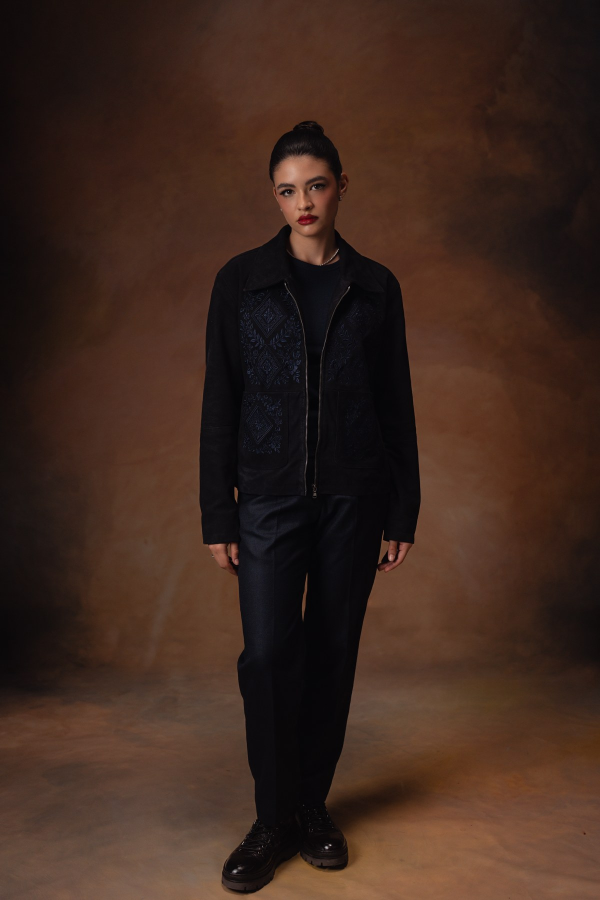
#> input picture assets/collection/nocturne/insolence/insolence_editorial_1.jpg, 1200 x 1800 px, found by its file name (shown at 1/2 size); its folder holds 4 pictures in this run
$ python match_insolence_orig.py
#> lines starting #> are read from the running program, lines starting #| are printed output that depends on the picture; pictures that were not available may be replaced by others from this repository, and a replacement may not be noted
import os
from PIL import Image

for i in range(1, 5):
    p = f"assets/collection/nocturne/insolence/insolence_editorial_{i}.jpg"
    im = Image.open(p).resize((60, 90)).convert('RGB')
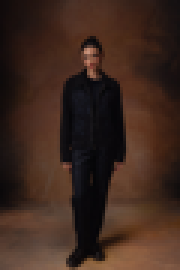
#> im: PIL image 60x90 RGB (shown 3 times larger); mean R, G, B 61.7, 40, 30.3

    # find best match in jackets_original
    best_diff = 999999999
    best_f = None
    for f in os.listdir('jackets_original'):
        if not f.startswith(('resized_', 'compressed_')):
            fp = os.path.join('jackets_original', f)
            try:
                oim = Image.open(fp).resize((60, 90)).convert('RGB')
                diff = sum(abs(im.getpixel((x, y))[c] - oim.getpixel((x, y))[c]) for y in range(90) for x in range(60) for c in range(3))
#> diff = 0
                if diff < best_diff:
                    best_diff = diff
#> best_diff = 0
                    best_f = f
            except:
                pass
    print(f"insolence_editorial_{i}.jpg matches: {best_f} (diff={best_diff})")
#| insolence_editorial_1.jpg matches: insolence_editorial_1.jpg (diff=0)
#> pass 2 of the loop `for i in range(1, 5):`:
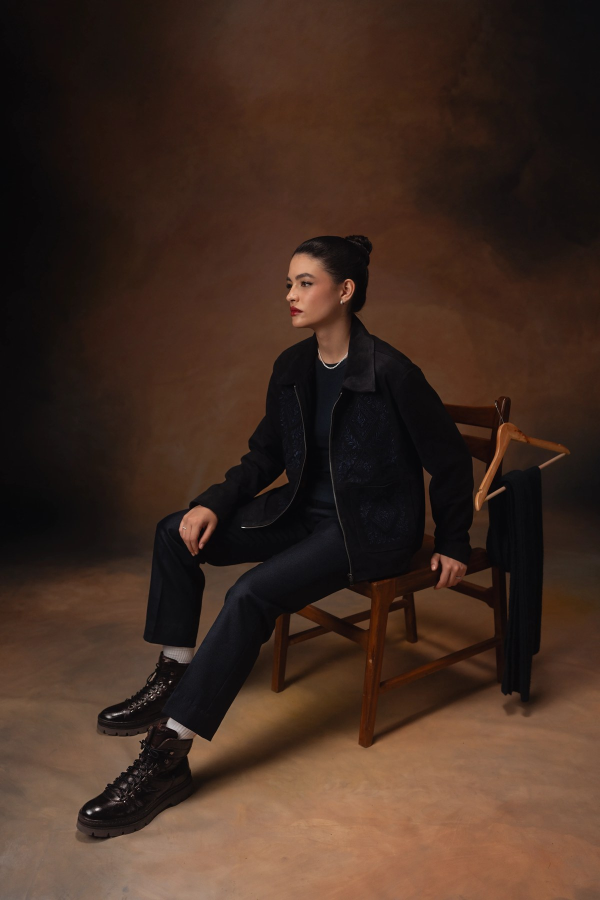
#> input picture assets/collection/nocturne/insolence/insolence_editorial_2.jpg, 1200 x 1800 px, found by its file name (shown at 1/2 size)
#> `im = Image.open(p).resize((60, 90)).convert('RGB')`:
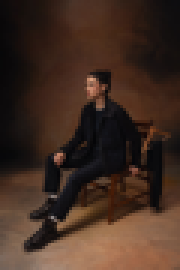
#> im: PIL image 60x90 RGB (shown 3 times larger); mean R, G, B 65.5, 44.6, 33.7
#> diff = 363791
#| insolence_editorial_2.jpg matches: insolence_editorial_1.jpg (diff=363791)
#> pass 3 of the loop `for i in range(1, 5):`:
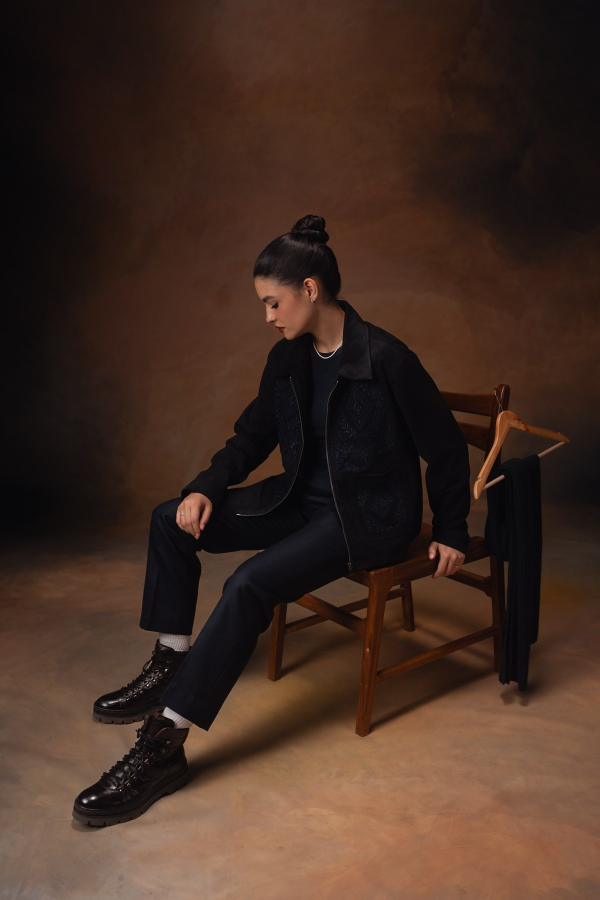
#> input picture assets/collection/nocturne/insolence/insolence_editorial_3.jpg, 1200 x 1800 px, found by its file name (shown at 1/2 size)
#> `im = Image.open(p).resize((60, 90)).convert('RGB')`:
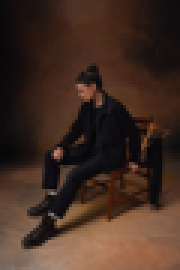
#> im: PIL image 60x90 RGB (shown 3 times larger); mean R, G, B 66.8, 45.2, 34.6
#> diff = 368008
#| insolence_editorial_3.jpg matches: insolence_editorial_1.jpg (diff=368008)
#> the loop made 4 passes; the first 3 are shown
